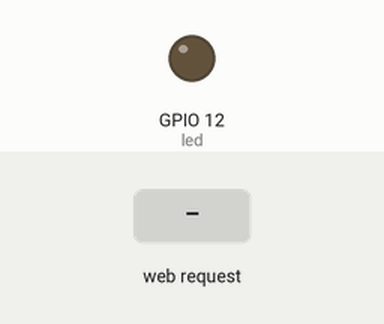
This sketch was run on a simulated ESP8266 (Wemos D1 mini). On the bench: output pins drawn as LEDs (lit = HIGH). Inputs (shaded band) come from the test bench. WiFi joins after 1.5 s; servers stay silent unless stated; what the sketch prints to the serial monitor is not drawn.

Above: at 2.7 s.
2.8 s: HTTP request GET /?state=ok received
At 3.1 s:
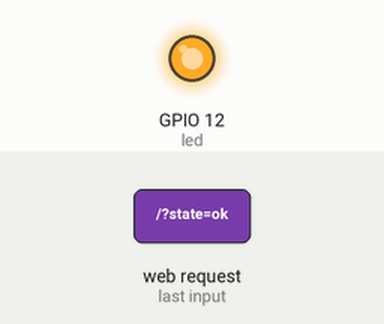
4.3 s: HTTP request GET / received
At 5.5 s:
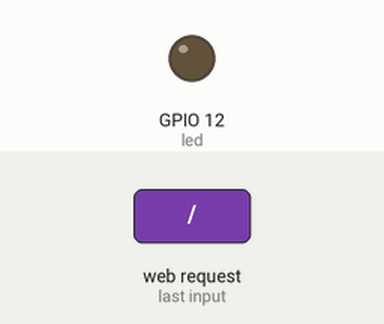
Timing chart, 0 to 7.3 s (numbered marks = the images above; inputs shaded):
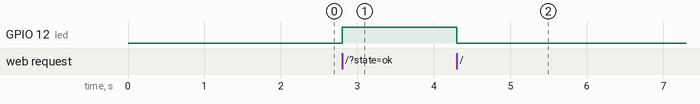

Measured:
- after the input at 2.8 s, GPIO 12 (led): LOW → HIGH at once
- after the input at 4.3 s, GPIO 12 (led): HIGH → LOW at once

The sketch:

wifi_led.ino
```cpp
#include <ESP8266WiFi.h>
#include <WiFiClient.h>
#include <ESP8266WebServer.h>
#include <ESP8266mDNS.h>
//#include <Servo.h>
// http://blog.xuite.net/laoweiz/blog/494414489-WeMos+D1+with+Arduino+IDE+%E6%8E%83%E7%9E%84wifi%E7%B6%B2%E8%B7%AF
const char* ssid = "B-LINK";
const char* password = "wq123654987";
const int led = 12;
//Servo myservo;        // 创建一个舵机对象
int pos = 0;          // 变量pos用来存储舵机位置
ESP8266WebServer server(80);

void setup(void){
  //myservo.attach(10);
    pinMode(led, OUTPUT);
  Serial.begin(115200);
  WiFi.mode(WIFI_STA);
  WiFi.begin(ssid, password);
  Serial.println("");

  // Wait for connection
  while (WiFi.status() != WL_CONNECTED) {
    delay(500);
    Serial.print(".");
  }

  Serial.print("IP address: ");
  Serial.println(WiFi.localIP());

  if (MDNS.begin("esp8266")) {
    Serial.println("MDNS responder started");
  }

  server.on("/", []{
     String state=server.arg("state");
       Serial.print("state:");
         Serial.println(state);

//          for(pos = 0; pos < 180; pos += 1){    // 舵机从0°转到180°，每次增加1°
//              myservo.write(pos);           // 给舵机写入角度
//              delay(15);                    // 延时15ms让舵机转到指定位置
//           }


 if(state=="ok") {
  digitalWrite(led, HIGH);
 }else{
  digitalWrite(led, LOW);
 }
     server.send(200, "text/plain",  state+"-"+millis());
  });
  server.begin();
  Serial.println("HTTP server started");
}

void loop(void){
  server.handleClient();
}
```
